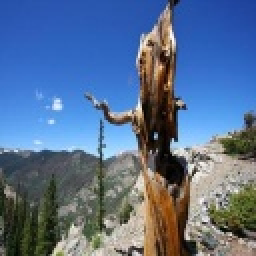
#> input picture samples/sample_GOOD_sev0_score97.jpg, 128 x 128 px (shown 2 times larger)
$ python -i features.py   (imports and definitions only)   (older library calls are emulated)
#> lines starting #> are read from the running program, lines starting #| are printed output that depends on the picture; after the words box and inside, x2 and y2 are one past the last pixel; in counts of white or black regions, pixels touching at a corner belong together
"""
Hand-crafted image quality features.

18 features covering sharpness, exposure, contrast, noise, color, and structure.
Used by the per-issue classifiers and for explainability.
"""
from __future__ import annotations
import cv2
import numpy as np
from dataclasses import dataclass, asdict


@dataclass
class ImageFeatures:
    # sharpness
    laplacian_variance: float
    high_freq_energy: float

    # exposure
    mean_brightness: float
    brightness_std: float
    frac_underexposed: float   # pixels < 20
    frac_overexposed: float    # pixels > 235
    dynamic_range: float       # p99 - p1

    # contrast
    michelson_contrast: float
    rms_contrast: float

    # noise
    noise_sigma_estimate: float
    local_variance_mean: float

    # color
    mean_saturation: float
    saturation_std: float

    # structure
    edge_density: float
    block_artifact_score: float
    entropy: float
    colorfulness: float
    texture_energy: float

    def to_vector(self) -> np.ndarray:
        return np.array(list(asdict(self).values()), dtype=np.float64)

    @staticmethod
    def names() -> list[str]:
        return list(ImageFeatures.__dataclass_fields__.keys())


def _laplacian_variance(gray):
    return float(cv2.Laplacian(gray, cv2.CV_64F).var())


def _high_freq_energy(gray):
    """Fraction of spectral energy in high frequencies (FFT-based)."""
    f = np.fft.fft2(gray.astype(np.float64))
    fshift = np.fft.fftshift(f)
    mag = np.abs(fshift)
    h, w = gray.shape
    cy, cx = h // 2, w // 2
    r = min(h, w) // 8
    yy, xx = np.ogrid[:h, :w]
    mask_low = (yy - cy) ** 2 + (xx - cx) ** 2 <= r ** 2
    total = mag.sum() + 1e-8
    return float(mag[~mask_low].sum() / total)


def _noise_sigma_immerkaer(gray):
    """Immerkaer (1996) noise std estimator."""
    H, W = gray.shape
    M = np.array([[1, -2, 1], [-2, 4, -2], [1, -2, 1]], dtype=np.float64)
    conv = cv2.filter2D(gray.astype(np.float64), -1, M)
    sigma = np.sqrt(np.pi / 2) * (np.abs(conv).sum()) / (6 * max(W - 2, 1) * max(H - 2, 1))
    return float(sigma)


def _block_artifact_score(gray, block=8):
    """Ratio of discontinuity at 8x8 block boundaries vs interior.
    High values suggest JPEG compression artifacts."""
    g = gray.astype(np.float64)
    h, w = g.shape
    h2, w2 = (h // block) * block, (w // block) * block
    g = g[:h2, :w2]
    if h2 < block * 2 or w2 < block * 2:
        return 0.0

    dx = np.abs(np.diff(g, axis=1))
    dy = np.abs(np.diff(g, axis=0))
    col_idx = np.arange(dx.shape[1])
    row_idx = np.arange(dy.shape[0])
    boundary_cols = (col_idx + 1) % block == 0
    boundary_rows = (row_idx + 1) % block == 0

    boundary_energy = dx[:, boundary_cols].mean() + dy[boundary_rows, :].mean()
    interior_energy = dx[:, ~boundary_cols].mean() + dy[~boundary_rows, :].mean() + 1e-6
    return float(boundary_energy / interior_energy)


def _colorfulness(bgr):
    """Hasler & Süsstrunk (2003) colorfulness metric."""
    B, G, R = bgr[:, :, 0].astype(np.float64), bgr[:, :, 1].astype(np.float64), bgr[:, :, 2].astype(np.float64)
    rg = R - G
    yb = 0.5 * (R + G) - B
    std_root = np.sqrt(rg.std() ** 2 + yb.std() ** 2)
    mean_root = np.sqrt(rg.mean() ** 2 + yb.mean() ** 2)
    return float(std_root + 0.3 * mean_root)


def _texture_energy(gray):
    """Energy of LoG - proxy for texture richness."""
    blurred = cv2.GaussianBlur(gray.astype(np.float64), (5, 5), 1.0)
    log = cv2.Laplacian(blurred, cv2.CV_64F)
    return float(np.mean(log ** 2))


def extract_features(bgr: np.ndarray) -> ImageFeatures:
    """Extract all 18 features from a BGR image."""
    if bgr.ndim == 2:
        bgr = cv2.cvtColor(bgr, cv2.COLOR_GRAY2BGR)
    gray = cv2.cvtColor(bgr, cv2.COLOR_BGR2GRAY)
    hsv = cv2.cvtColor(bgr, cv2.COLOR_BGR2HSV)

    g = gray.astype(np.float64)
    p99, p1 = np.percentile(g, [99, 1])
    gmax, gmin = g.max(), g.min()

    # local variance (5x5 window)
    k = 5
    mean_local = cv2.boxFilter(g, ddepth=-1, ksize=(k, k))
    mean_sq_local = cv2.boxFilter(g * g, ddepth=-1, ksize=(k, k))
    local_var = np.clip(mean_sq_local - mean_local ** 2, 0, None)

    edges = cv2.Canny(gray, 100, 200)
    hist = cv2.calcHist([gray], [0], None, [256], [0, 256]).flatten()
    hist = hist / (hist.sum() + 1e-8)

    sat = hsv[:, :, 1].astype(np.float64)

    return ImageFeatures(
        laplacian_variance=_laplacian_variance(gray),
        high_freq_energy=_high_freq_energy(gray),
        mean_brightness=float(g.mean()),
        brightness_std=float(g.std()),
        frac_underexposed=float(np.mean(gray < 20)),
        frac_overexposed=float(np.mean(gray > 235)),
        dynamic_range=float(p99 - p1),
        michelson_contrast=float((gmax - gmin) / (gmax + gmin + 1e-6)),
        rms_contrast=float(g.std() / (g.mean() + 1e-6)),
        noise_sigma_estimate=_noise_sigma_immerkaer(gray),
        local_variance_mean=float(np.mean(local_var)),
        mean_saturation=float(sat.mean()),
        saturation_std=float(sat.std()),
        edge_density=float(np.mean(edges > 0)),
        block_artifact_score=_block_artifact_score(gray),
        entropy=float(-np.sum(hist[hist > 0] * np.log2(hist[hist > 0]))),
        colorfulness=_colorfulness(bgr),
        texture_energy=_texture_energy(gray),
    )

>>> import cv2
>>> picture = cv2.imread('../samples/sample_GOOD_sev0_score97.jpg')
#> picture is the input picture: shape (128, 128, 3); mean B, G, R 144.5, 111.4, 87.8
>>> result = extract_features(picture)
#> in extract_features, `gray = cv2.cvtColor(bgr, cv2.COLOR_BGR2GRAY)`:
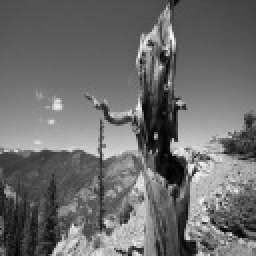
#> gray: shape (128, 128) (shown 2 times larger); min 0, max 250, mean 108.1
#> in extract_features, `hsv = cv2.cvtColor(bgr, cv2.COLOR_BGR2HSV)`: hsv: shape (128, 128, 3); mean H, S, V 73.7, 125.3, 157.2
#> in extract_features, `p99, p1 = np.percentile(g, [99, 1])`: p99 = 215; p1 = 11
#> in extract_features, `gmax, gmin = g.max(), g.min()`: gmax = 250; gmin = 0
#> in extract_features, `edges = cv2.Canny(gray, 100, 200)`:
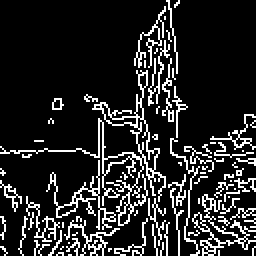
#> edges: shape (128, 128) (shown 2 times larger); 14.9% white in thin lines or dots
#> in extract_features, `hist = cv2.calcHist([gray], [0], None, [256], [0, 256]).flatten()`: hist = 256 values, max 289 at index 85, min 0 at index 238, mean 64
#> in extract_features, `hist = hist / (hist.sum() + 1e-8)`: hist = 256 values, max 0.0176 at index 85, min 0 at index 238, mean 0.00391
#> in extract_features, `sat = hsv[:, :, 1].astype(np.float64)`:
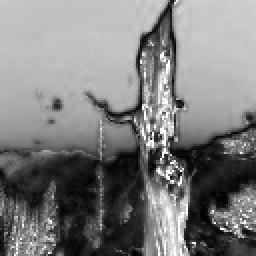
#> sat: shape (128, 128) float64 (shown 2 times larger); min 0, max 255, mean 125.3
#> in _high_freq_energy, `total = mag.sum() + 1e-8`: total = 45447950.4
#> in _noise_sigma_immerkaer, `H, W = gray.shape`: H = 128
#> in _noise_sigma_immerkaer, `conv = cv2.filter2D(gray.astype(np.float64), -1, M)`:
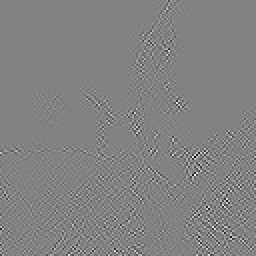
#> conv: shape (128, 128) float64 (shown 2 times larger); min -503, max 482, mean 0; drawn with min black and max white
#> in _noise_sigma_immerkaer, `sigma = np.sqrt(np.pi / 2) * (np.abs(conv).sum()) / (6 * max(W - 2, 1)..`: sigma = 6.45
#> in _block_artifact_score, `dy = np.abs(np.diff(g, axis=0))`:
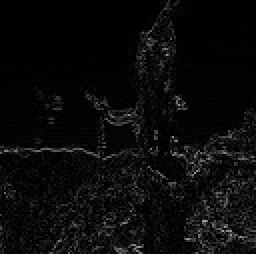
#> dy: shape (127, 128) float64 (shown 2 times larger); min 0, max 178, mean 10.8
#> in _block_artifact_score, `boundary_energy = dx[:, boundary_cols].mean() + dy[boundary_rows, :].m..`: boundary_energy = 22.92
#> in _block_artifact_score, `interior_energy = dx[:, ~boundary_cols].mean() + dy[~boundary_rows, :]..`: interior_energy = 23.5
#> in _colorfulness, `yb = 0.5 * (R + G) - B`:
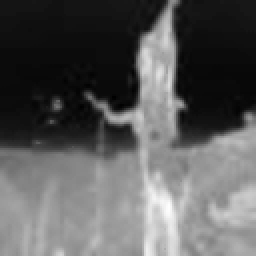
#> yb: shape (128, 128) float64 (shown 2 times larger); min -129.5, max 105.5, mean -44.9; drawn with min black and max white
#> in _colorfulness, `std_root = np.sqrt(rg.std() ** 2 + yb.std() ** 2)`: std_root = 74.21
#> in _colorfulness, `mean_root = np.sqrt(rg.mean() ** 2 + yb.mean() ** 2)`: mean_root = 50.71
#> in _texture_energy, `log = cv2.Laplacian(blurred, cv2.CV_64F)`:
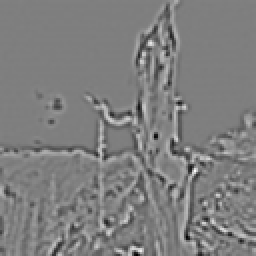
#> log: shape (128, 128) float64 (shown 2 times larger); min -78.13, max 78.89, mean 0; drawn with min black and max white

$ run again, on samples/sample_JPEG_CORRUPTION_sev3_score38.jpg
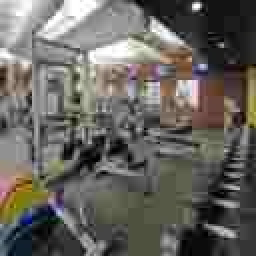
#> input picture samples/sample_JPEG_CORRUPTION_sev3_score38.jpg, 128 x 128 px (shown 2 times larger)
#> picture is the input picture: shape (128, 128, 3); mean B, G, R 95.2, 100.7, 103.5
#> hsv: shape (128, 128, 3); mean H, S, V 23.1, 28.2, 105.1
#> p99 = 249; p1 = 9
#> gmax = 255; gmin = 0
#> in extract_features, `edges = cv2.Canny(gray, 100, 200)`:
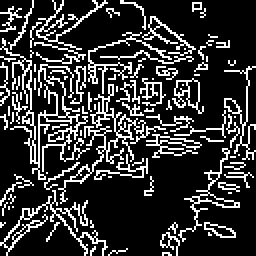
#> edges: shape (128, 128) (shown 2 times larger); 20.4% white in thin lines or dots
#> in extract_features, `hist = cv2.calcHist([gray], [0], None, [256], [0, 256]).flatten()`: hist = 256 values, max 496 at index 78, min 5 at index 1, mean 64
#> in extract_features, `hist = hist / (hist.sum() + 1e-8)`: hist = 256 values, max 0.0303 at index 78, min 0.000305 at index 1, mean 0.00391
#> total = 41606069.4
#> H = 128
#> sigma = 2.07
#> boundary_energy = 40.56
#> interior_energy = 20.9
#> std_root = 19.3
#> mean_root = 7.46
#> in _texture_energy, `log = cv2.Laplacian(blurred, cv2.CV_64F)`:
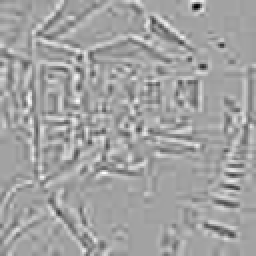
#> log: shape (128, 128) float64 (shown 2 times larger); min -90.76, max 51.85, mean 0; drawn with min black and max white

$ run again, on samples/sample_LOW_CONTRAST_sev4_score26.jpg
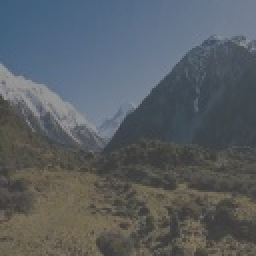
#> input picture samples/sample_LOW_CONTRAST_sev4_score26.jpg, 128 x 128 px (shown 2 times larger)
#> picture is the input picture: shape (128, 128, 3); mean B, G, R 99.5, 94.6, 88.7
#> hsv: shape (128, 128, 3); mean H, S, V 70.2, 50.3, 105.3
#> p99 = 146; p1 = 62
#> gmax = 153; gmin = 55
#> in extract_features, `edges = cv2.Canny(gray, 100, 200)`:
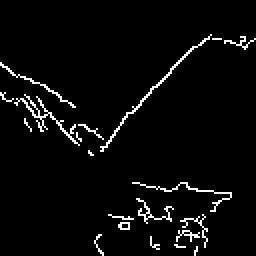
#> edges: shape (128, 128) (shown 2 times larger); 3.8% white in thin lines or dots, all inside (x1, y1, x2, y2) = (0, 17, 128, 128)
#> in extract_features, `hist = cv2.calcHist([gray], [0], None, [256], [0, 256]).flatten()`: hist = 256 values, max 451 at index 69, min 0 at index 0, mean 64
#> in extract_features, `hist = hist / (hist.sum() + 1e-8)`: hist = 256 values, max 0.0275 at index 69, min 0 at index 0, mean 0.00391
#> total = 16601822.1
#> H = 128
#> sigma = 2.88
#> boundary_energy = 8.82
#> std_root = 22.48
#> mean_root = 9.83
#> in _texture_energy, `log = cv2.Laplacian(blurred, cv2.CV_64F)`:
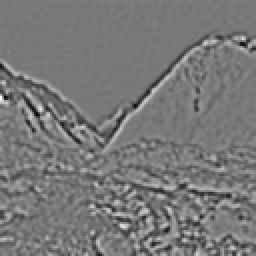
#> log: shape (128, 128) float64 (shown 2 times larger); min -20.2, max 22.47, mean 0; drawn with min black and max white

$ run again, on samples/sample_NOISE_sev1_score80.jpg
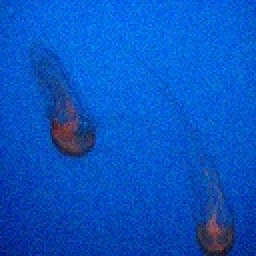
#> input picture samples/sample_NOISE_sev1_score80.jpg, 128 x 128 px (shown 2 times larger)
#> picture is the input picture: shape (128, 128, 3); mean B, G, R 195.4, 84.5, 8.5
#> hsv: shape (128, 128, 3); mean H, S, V 108.7, 241.7, 195.6
#> p99 = 102; p1 = 39
#> gmax = 113; gmin = 17
#> edges: shape (128, 128); 0.89% white in thin lines or dots, all inside (x1, y1, x2, y2) = (23, 58, 115, 126)
#> in extract_features, `hist = cv2.calcHist([gray], [0], None, [256], [0, 256]).flatten()`: hist = 256 values, max 489 at index 80, min 0 at index 0, mean 64
#> in extract_features, `hist = hist / (hist.sum() + 1e-8)`: hist = 256 values, max 0.0298 at index 80, min 0 at index 0, mean 0.00391
#> total = 15632322.8
#> H = 128
#> sigma = 6.83
#> boundary_energy = 14.64
#> interior_energy = 14.9
#> std_root = 39.46
#> mean_root = 167.1
#> in _texture_energy, `log = cv2.Laplacian(blurred, cv2.CV_64F)`:
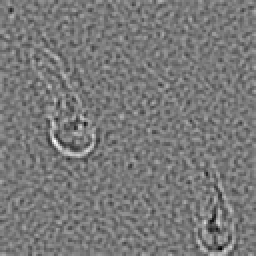
#> log: shape (128, 128) float64 (shown 2 times larger); min -16.67, max 18.38, mean 0.0139; drawn with min black and max white
